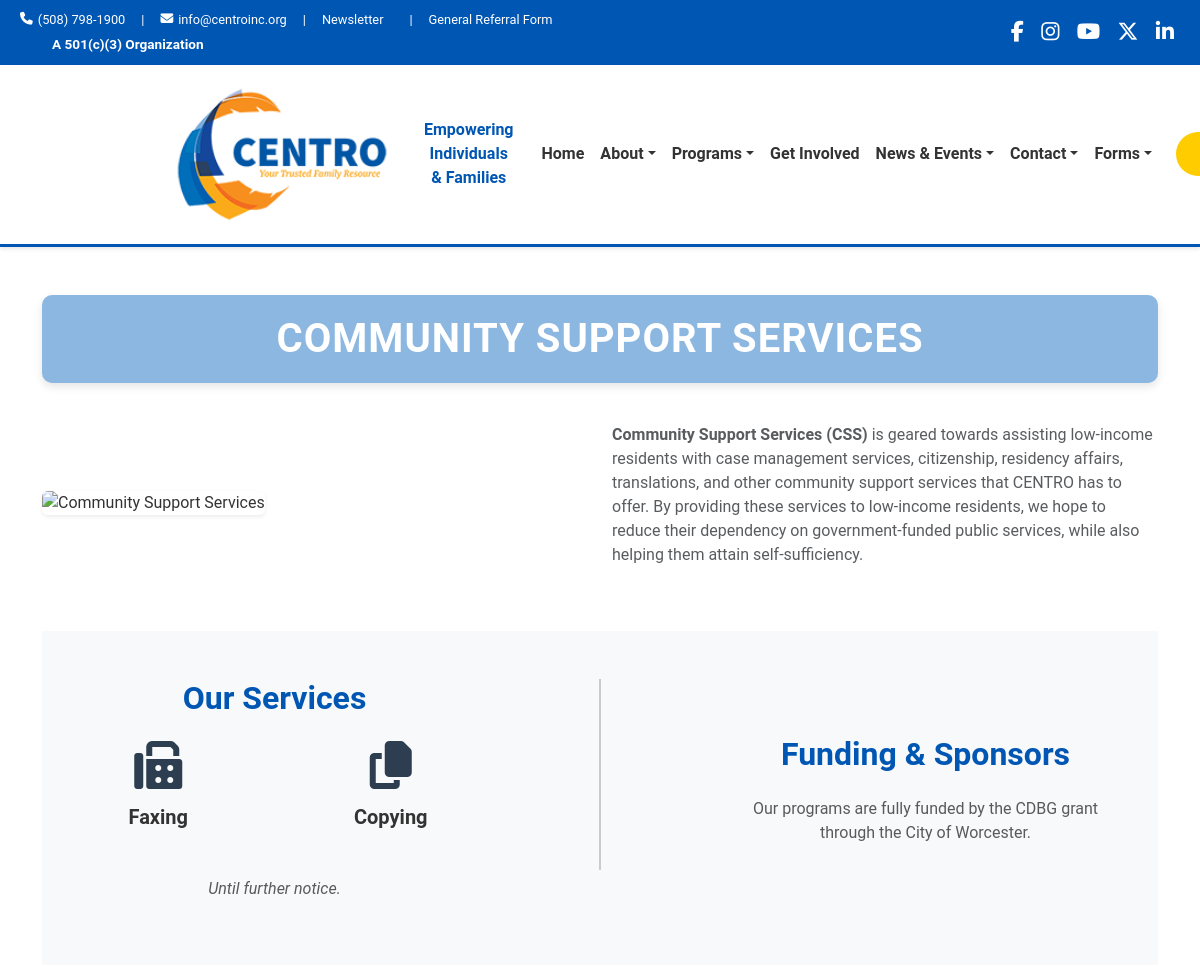
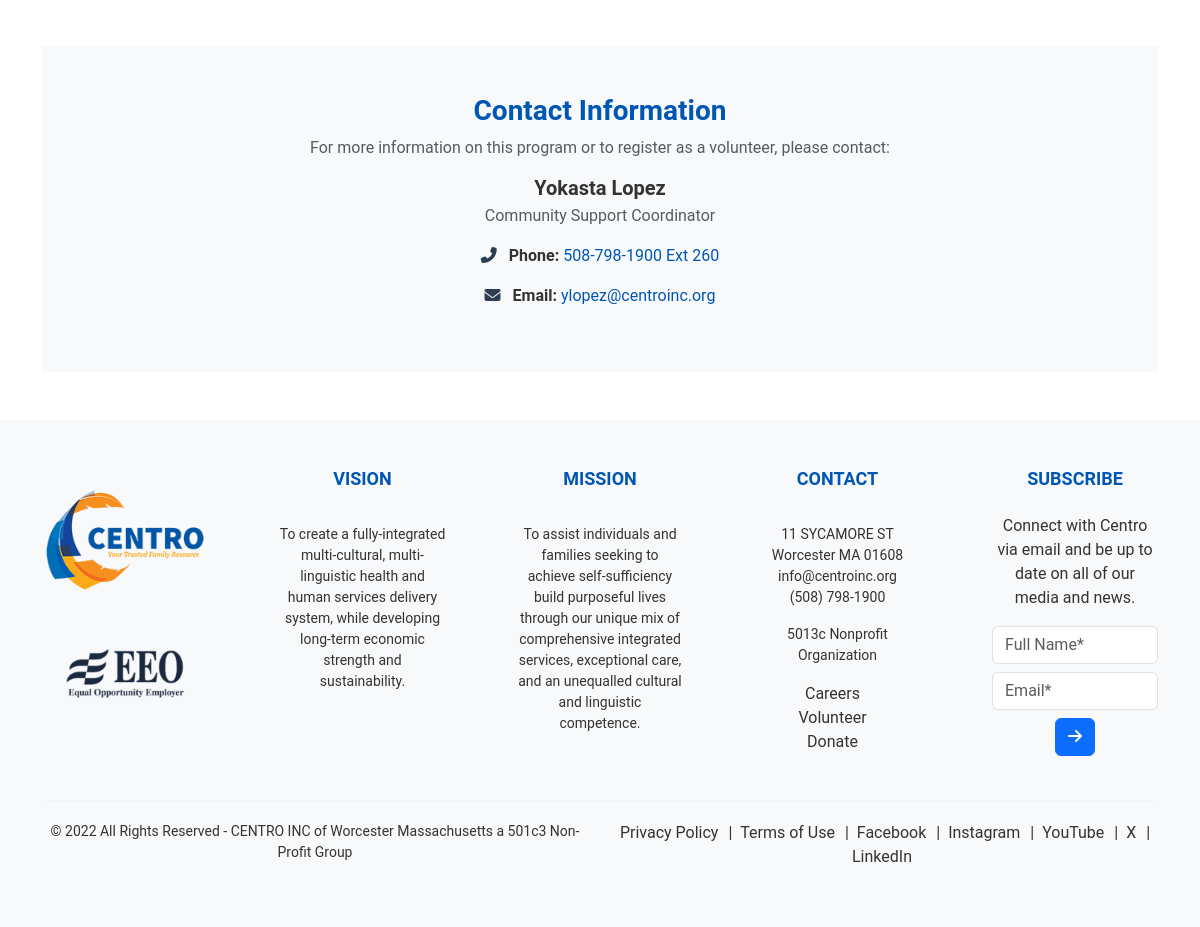
Screenshot of /programs/community/ with the database file from the repository (2 pictures, top to bottom).
### users/models.py (models this page shows, shortened)
class CommunitySupportContact(models.Model):
    name = models.CharField(max_length=100)
    role = models.CharField(max_length=150)
    phone = models.CharField(max_length=50)
    email = models.EmailField()

### users/views.py (the view)
# urls.py: path('programs/community/', user_views.community, name='community'),
def community(request):
    contact = CommunitySupportContact.objects.first()
    return render(request, 'programs/community.html', {'contact': contact})

### users/templates/programs/community.html (shortened to what this page needs)
{% extends 'base.html' %}
{% load static %}
{% block content %}
    <h2 class="text-center title-heading">
        COMMUNITY SUPPORT SERVICES
    </h2>
    <section class="mb-5">
        <div class="row align-items-center">
            <div class="col-md-6 order-md-1 text-center text-md-start">
                <img src="{% static 'img/banner.jpg' %}" alt="Community Support Services" class="img-fluid rounded shadow-sm" style="max-height: 300px; object-fit: cover;">
            </div>
            <div class="col-md-6 order-md-2">
                <p class="text-muted mx-auto" style="max-width: 800px;">
                    <strong>Community Support Services (CSS)</strong> is geared towards assisting low-income residents with case management services, citizenship, residency affairs, translations, and other community support services that CENTRO has to offer. By providing these services to low-income residents, we hope to reduce their dependency on government-funded public services, while also helping them attain self-sufficiency.
                </p>
            </div>
        </div>
    </section>
    <section class="mb-5 bg-light py-5">
    <div class="container">
        <div class="row align-items-stretch">
            <div class="col-md-5 text-center mb-4 mb-md-0 d-flex flex-column justify-content-center">
                <h2 class="text-primary fw-bold mb-4">Our Services</h2>
                <div class="row justify-content-center">
                    <div class="col-6 mb-4">
                        <i class="fas fa-fax fa-3x text-success mb-3"></i>
                        <h5 class="fw-bold">Faxing</h5>
                    </div>
                    <div class="col-6 mb-4">
                        <i class="fas fa-copy fa-3x text-success mb-3"></i>
                        <h5 class="fw-bold">Copying</h5>
                    </div>
                </div>
                <p class="text-muted fst-italic mt-3">
                    Until further notice.
                </p>
            </div>
            <div class="col-md-2 d-none d-md-flex justify-content-center">
                <div style="border-left: 2px solid #ccc; height: 80%;"></div>
            </div>
            <div class="col-md-5 text-center d-flex flex-column justify-content-center">
                <h2 class="text-primary fw-bold mb-4">Funding & Sponsors</h2>
                <p class="text-muted mx-auto" style="max-width: 400px;">
                    Our programs are fully funded by the CDBG grant through the City of Worcester.
                </p>
            </div>
        </div>
    </div>
</section>
    <section class="mb-5 bg-light py-5">
        <div class="container">
            <div class="row justify-content-center">
                <div class="col-md-8 text-center">
                    <h3 class="text-primary fw-bold">Contact Information</h3>
                    <p class="text-muted">For more information on this program or to register as a volunteer, please contact:</p>
                    {% if contact %}
                    <ul class="list-unstyled">
                        <li class="mb-3">
                            <h5 class="fw-bold mb-1">{{ contact.name }}</h5>
                            <span class="text-muted">{{ contact.role }}</span>
                        </li>
                        <li class="mb-3">
                            <i class="fas fa-phone-alt me-2 text-success"></i>
                            <span class="fw-bold">Phone:</span>
                            <a href="tel:{{ contact.phone }}" class="text-decoration-none text-primary">{{ contact.phone }}</a>
                        </li>
                        <li class="mb-3">
                            <i class="fas fa-envelope me-2 text-success"></i>
                            <span class="fw-bold">Email:</span>
                            <a href="mailto:{{ contact.email }}" class="text-decoration-none text-primary">{{ contact.email }}</a>
                        </li>
                    </ul>
                    {% endif %}
                </div>
            </div>
        </div>
    </section>
</div>
{% endblock %}

### users/templates/programs/community.html (style rules this page uses)
.text-primary { color: #0056b3 !important; }
.text-success { color: #2c3e50 !important; }
.fw-bold { font-weight: 600; }
.title-heading { color: #ffffff; background-color: #8CB7E0; padding: 20px; margin-bottom: 40px; letter-spacing: 1px; border-radius: 10px; font-size: 2.5rem; font-weight: bold; box-shadow: 0 4px 8px rgba(0, 0, 0, 0.1); }

### rows the page displays
CommunitySupportContact: name "Yokasta Lopez", role "Community Support Coordinator", phone "508-798-1900 Ext 260", email "ylopez@centroinc.org"
